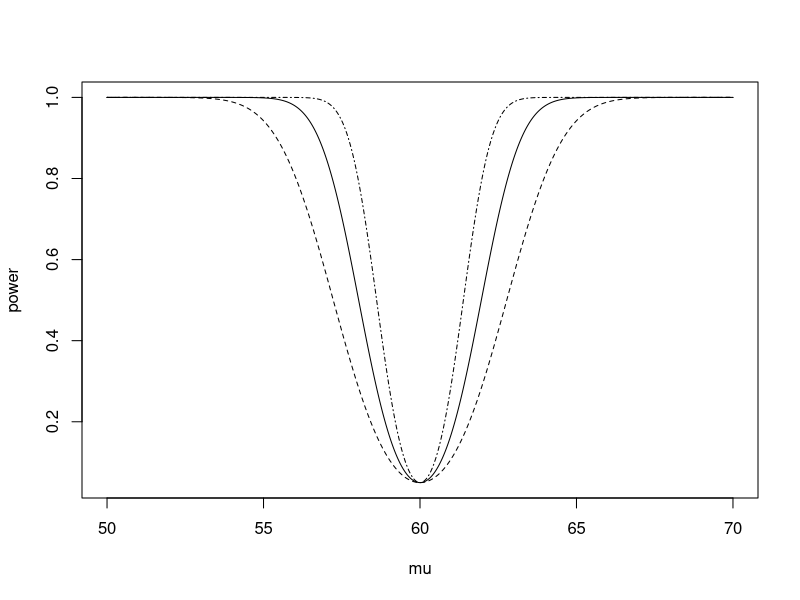
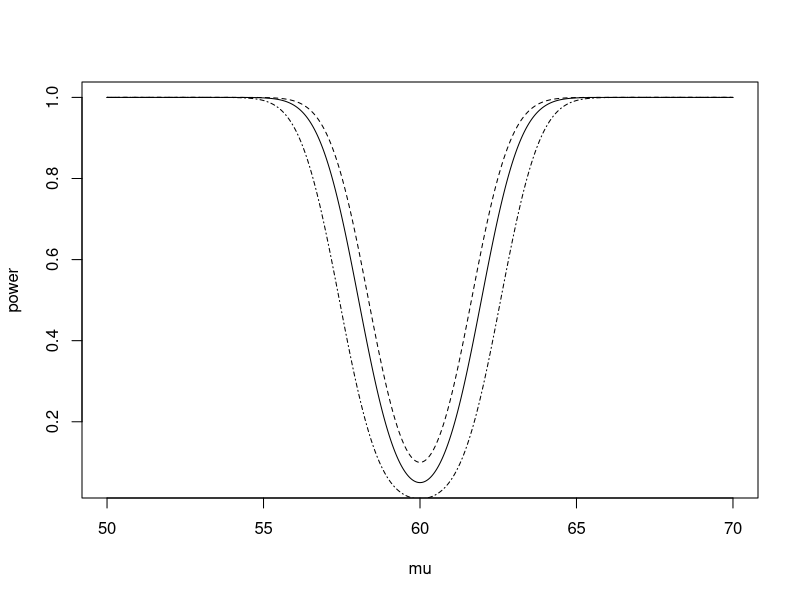
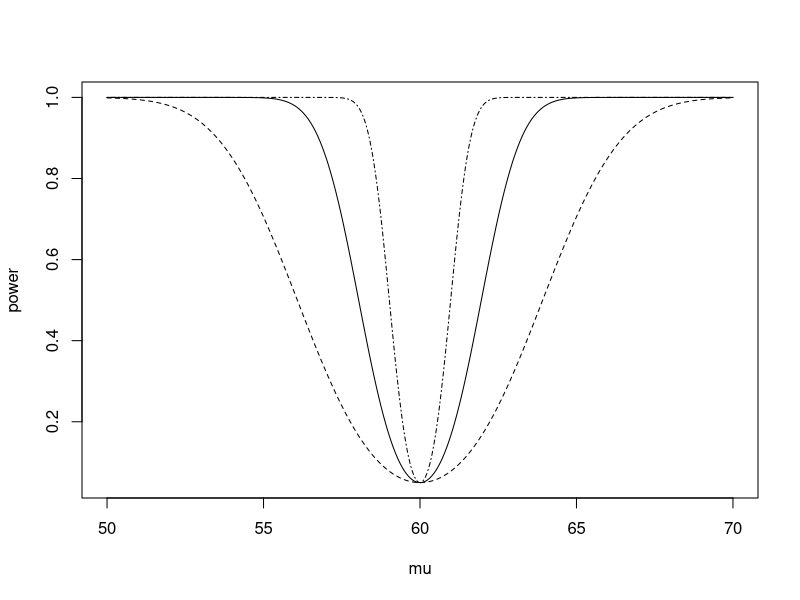
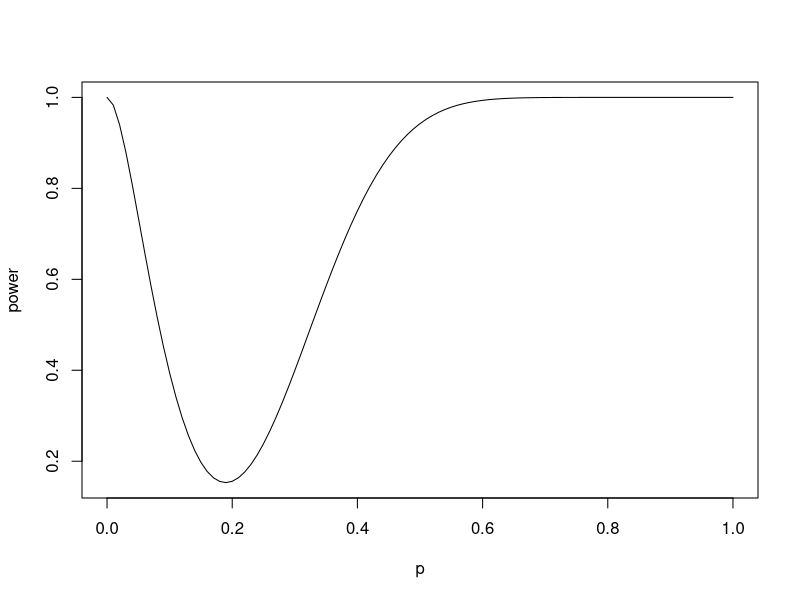
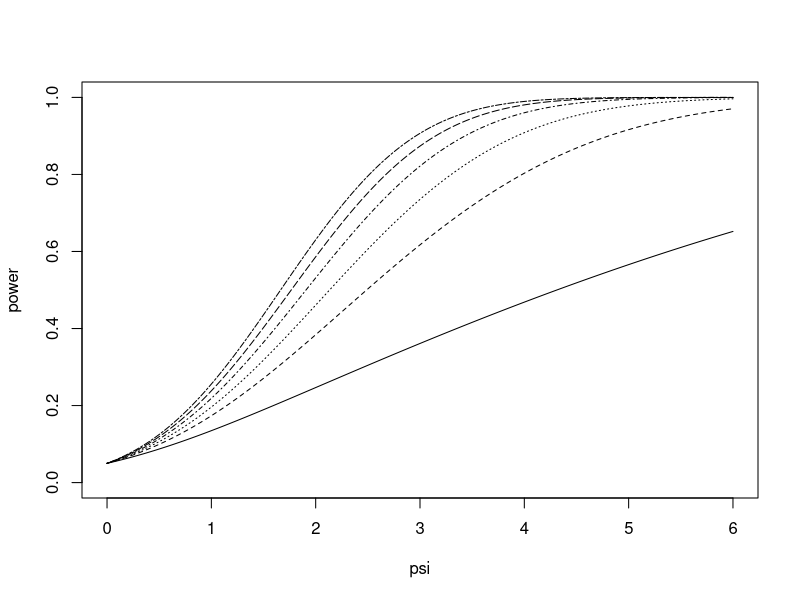
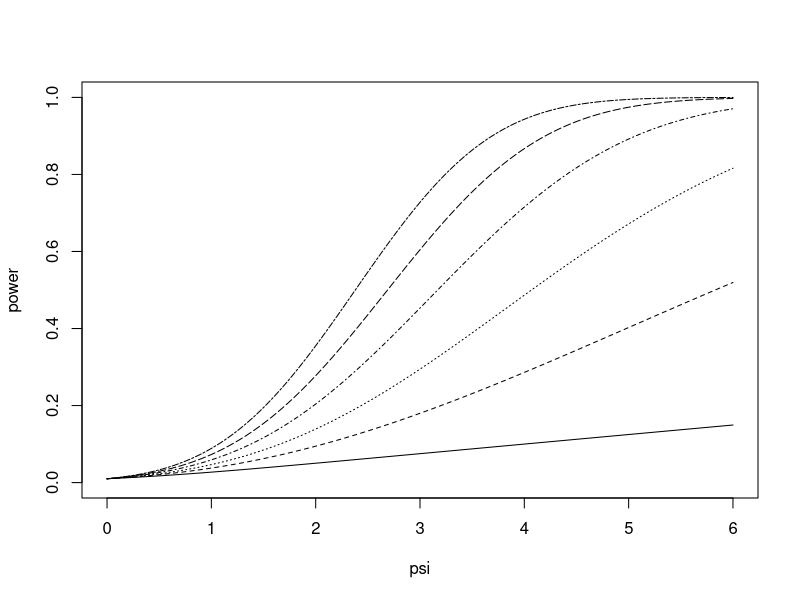

These figures' R source, in order:
## ---- chunk 1
sigma <- 4
n <- 16
alpha <- .05
mu0 <- 60
mu <- seq(50,70,length=1000)
power <- 1 - pnorm(qnorm(1-alpha/2,0,1) + (mu0-mu)*sqrt(n)/sigma) +
  pnorm(-qnorm(1-alpha/2,0,1) + (mu0-mu)*sqrt(n)/sigma)
## ---- chunk 2
plot(mu,power,type="l")
n <- 8
power2 <- 1 - pnorm(qnorm(1-alpha/2,0,1) + (mu0-mu)*sqrt(n)/sigma) +
  pnorm(-qnorm(1-alpha/2,0,1) + (mu0-mu)*sqrt(n)/sigma)
lines(mu,power2,lty=2)
n <- 32
power3 <- 1 - pnorm(qnorm(1-alpha/2,0,1) + (mu0-mu)*sqrt(n)/sigma) +
  pnorm(-qnorm(1-alpha/2,0,1) + (mu0-mu)*sqrt(n)/sigma)
lines(mu,power3,lty=4)
n <- 16
## ---- chunk 3
plot(mu,power,type="l")
alpha <- .10
power2 <- 1 - pnorm(qnorm(1-alpha/2,0,1) + (mu0-mu)*sqrt(n)/sigma) +
  pnorm(-qnorm(1-alpha/2,0,1) + (mu0-mu)*sqrt(n)/sigma)
lines(mu,power2,lty=2)
alpha <- .01
power3 <- 1 - pnorm(qnorm(1-alpha/2,0,1) + (mu0-mu)*sqrt(n)/sigma) +
  pnorm(-qnorm(1-alpha/2,0,1) + (mu0-mu)*sqrt(n)/sigma)
lines(mu,power3,lty=4)
alpha <- .05
## ---- chunk 4
plot(mu,power,type="l")
sigma <- 8
power2 <- 1 - pnorm(qnorm(1-alpha/2,0,1) + (mu0-mu)*sqrt(n)/sigma) +
  pnorm(-qnorm(1-alpha/2,0,1) + (mu0-mu)*sqrt(n)/sigma)
lines(mu,power2,lty=2)
sigma <- 2
power3 <- 1 - pnorm(qnorm(1-alpha/2,0,1) + (mu0-mu)*sqrt(n)/sigma) +
  pnorm(-qnorm(1-alpha/2,0,1) + (mu0-mu)*sqrt(n)/sigma)
lines(mu,power3,lty=4)
sigma <- 4


## ---- chunk 5
p <- seq(0,1,by=.01)
power <- 1 - pbinom(6,size=20,prob=p) + pbinom(1,size=20,prob=p)
plot(p,power,type="l")
## ---- chunk 6
y <- 1:20
probtype1error <- 1 - pbinom(y-1,size=20,prob=.20)
cbind(y,probtype1error)
## ---- chunk 7
psi <- seq(0,6,length=1000)
alpha <- .05
degfr <- c(1,2,3,5,10,60)
power <- 1 - pt(qt(1-alpha,df=degfr[1]),df=degfr[1],ncp=psi)
plot(psi,power,type="l",ylim=c(0,1))
for (i in 2:6)  {
  power <- 1 - pt(qt(1-alpha,df=degfr[i]),df=degfr[i],ncp=psi)
  lines(psi,power,lty=i)  }

alpha <- .01
degfr <- c(1,2,3,5,10,60)
power <- 1 - pt(qt(1-alpha,df=degfr[1]),df=degfr[1],ncp=psi)
plot(psi,power,type="l",ylim=c(0,1))
for (i in 2:6)  {
  power <- 1 - pt(qt(1-alpha,df=degfr[i]),df=degfr[i],ncp=psi)
  lines(psi,power,lty=i)  }
